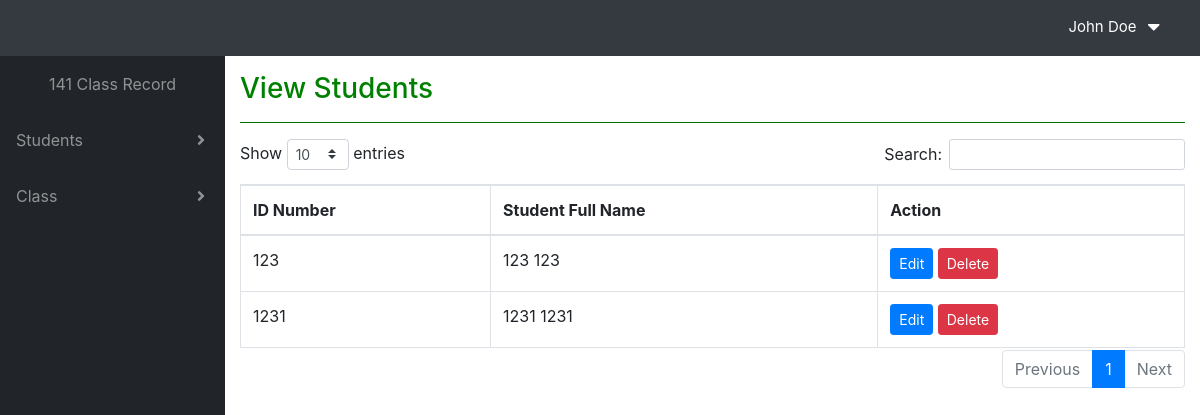
The app's page /views/view_student.php (signed in) with its own data.
### tables this page shows
CREATE TABLE `student` (
  `student_id` int(11) NOT NULL,
  `student_fname` varchar(50) NOT NULL,
  `student_lname` varchar(50) NOT NULL,
  `studentIdNumber` int(11) NOT NULL
);

### views/view_student.php (the view, shortened to what this page needs)
<!DOCTYPE html>
<html lang="en">
<head>
  <link href="vendor/fontawesome-free/css/all.min.css" rel="stylesheet" type="text/css">
  <link href="vendor/datatables/dataTables.bootstrap4.css" rel="stylesheet">
  <link href="css/sb-admin.css" rel="stylesheet">
</head>
<body id="page-top">
<?php include('include/header.php');?>
  <div id="wrapper">
    <?php include('include/sidebar.php');?>
    <div id="content-wrapper">
      <div class="container-fluid">
    <div>
        <h3 style="color:green">View Students</h3>
          <hr color="green">
    </div>
        <table class="table table-bordered" id="locationTable" width="100%" cellspacing="0">
      <thead>
                <tr>
                     <th>ID Number</th>
                     <th>Student Full Name</th>
                     <th>Action</th>
                </tr>
      </thead>
            <?php
               $conn = connect();
               $result=mysqli_query($conn,"SELECT * FROM student ");
                  while ($row=mysqli_fetch_array($result)) {
                ?>
                 <tr>
                  <td><?php echo $row['studentIdNumber'];?></td>
                  <td><?php echo $row['student_fname'];?> <?php echo $row['student_lname'];?></td>
                   <td>
                    <a class="btn btn-primary btn-sm" href="edit_student.php?uid=<?php echo $row['student_id'];?>">Edit</a>
                    <a class="btn btn-danger btn-sm" href="../controller/delete_student.php?did=<?php echo $row['student_id'];?>">Delete</a>
                  </td>
                </tr>
               <?php
        }?>
   </table>
<br>
      </div>
    </div>
  </div>
</body>
</html>

### records on screen
student: studentIdNumber "123", student_fname "123", student_lname "123"
student: studentIdNumber "1231", student_fname "1231", student_lname "1231"

### other values on screen
$_SESSION["user_fname"] "John"
$_SESSION["user_lname"] "Doe"
